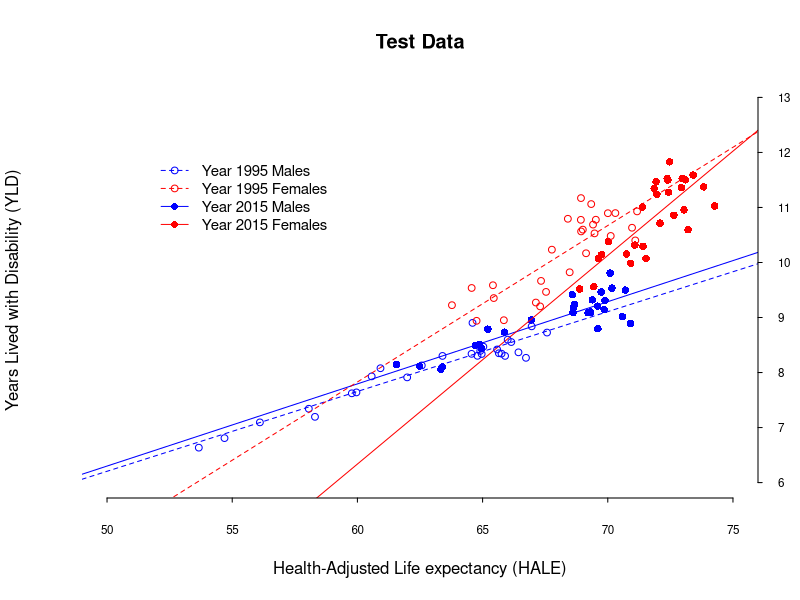

Generate this figure with R:
# Expansion of morbidity

#Years lived with disability (YLDs)
# Years of life lived with any short-term or long-term health loss.

# Healthy life expectancy, or health-adjusted life expectancy (HALE)
#The number of years that a person at a given age can expect to live in good health, 
# taking into account mortality and disability.

######################################################

library(data.table)
library(ggplot2)
library(car)

######################################################

# Raw Data
HALE.raw.data <- read.csv("./IHME-GBD_2015_DATA-7c514cb9-1/IHME-GBD_2015_DATA-7c514cb9-1.csv")
LE.raw.data <- read.csv("./IHME-GBD_2015_DATA-b8689aa2-1/IHME-GBD_2015_DATA-b8689aa2-1.csv")

head(LE.raw.data)
head(HALE.raw.data)

attach(LE.raw.data)
attach(HALE.raw.data)

DT.LE <- data.table(LE.raw.data)
DT.HALE <- data.table(HALE.raw.data)
DT.HALE

tables()

######################################################

# Tidy Data

(data.LE.1995.male <- DT.LE[DT.LE$year == "1995" & DT.LE$sex == "Male", ])
(data.HALE.1995.male <- DT.HALE[DT.HALE$year == "1995" & DT.HALE$sex == "Male", ])
(data.YLD.1995.male <- as.data.frame(data.LE.1995.male$val - data.HALE.1995.male$val))
(data.LE.2015.male <- DT.LE[DT.LE$year == "2015" & DT.LE$sex == "Male", ])
(data.HALE.2015.male <- DT.HALE[DT.HALE$year == "2015" & DT.HALE$sex == "Male", ])
(data.YLD.2015.male <- as.data.frame(data.LE.2015.male$val - data.HALE.2015.male$val))

data.LE.1995.female <- DT.LE[DT.LE$year == "1995" & DT.LE$sex == "Female", ]
data.HALE.1995.female <- DT.HALE[DT.HALE$year == "1995" & DT.HALE$sex == "Female", ]
data.YLD.1995.female <- as.data.frame(data.LE.1995.female$val - data.HALE.1995.female$val)
data.LE.2015.female <- DT.LE[DT.LE$year == "2015" & DT.LE$sex == "Female", ]
data.HALE.2015.female <- DT.HALE[DT.HALE$year == "2015" & DT.HALE$sex == "Female", ]
data.YLD.2015.female <- as.data.frame(data.LE.2015.female$val - data.HALE.2015.female$val)

tidy.data <- data.frame("HALE.M.95" = data.HALE.1995.male$val,
                        "YLD.M.95" = data.YLD.1995.male$`data.LE.1995.male$val - data.HALE.1995.male$val`,
                        "HALE.M.15" = data.HALE.2015.male$val,
                        "YLD.M.15" = data.YLD.2015.male$`data.LE.2015.male$val - data.HALE.2015.male$val`,
                        "HALE.F.95" = data.HALE.1995.female$val,
                        "YLD.F.95" = data.YLD.1995.female$`data.LE.1995.female$val - data.HALE.1995.female$val`,
                        "HALE.F.15" = data.HALE.2015.female$val,
                        "YLD.F.15" = data.YLD.2015.female$`data.LE.2015.female$val - data.HALE.2015.female$val`)
                        
tidy.data

# Saving Tidy Dataset to .csv file
write.csv(tidy.data, "TidyData.csv")


######################################################

# Training Data and Prediction
lm.fit.1995.male <- lm(data.YLD.1995.male$`data.LE.1995.male$val - data.HALE.1995.male$val` ~ data.HALE.1995.male$val)
summary(lm.fit.1995.male)
confint(lm.fit.1995.male)

lm.fit.1995.female <- lm(data.YLD.1995.female$`data.LE.1995.female$val - data.HALE.1995.female$val` ~ data.HALE.1995.female$val)
summary(lm.fit.1995.female)
confint(lm.fit.1995.female)


lm.fit.2015.male <- lm(data.YLD.2015.male$`data.LE.2015.male$val - data.HALE.2015.male$val` ~ data.HALE.2015.male$val)
summary(lm.fit.2015.male)
confint(lm.fit.2015.male)

lm.fit.2015.female <- lm(data.YLD.2015.female$`data.LE.2015.female$val - data.HALE.2015.female$val` ~ data.HALE.2015.female$val)
summary(lm.fit.2015.female)
confint(lm.fit.2015.female)

plot(data.HALE.2015.male$val, 
     data.YLD.2015.male$`data.LE.2015.male$val - data.HALE.2015.male$val`, 
     col="blue",
     cex=1,
     pch=16,
     xlim = c(50,75), 
     ylim=c(6, 13), 
     axes=F,
     main = "Test Data",
     xlab="Health-Adjusted Life expectancy (HALE)",
     ylab="Years Lived with Disability (YLD)")
abline(lm.fit.2015.male, col="blue", lty=1)

points(data.HALE.2015.female$val, 
       data.YLD.2015.female$`data.LE.2015.female$val - data.HALE.2015.female$val`, 
       col="red",
       cex=1,
       pch=16)
abline(lm.fit.2015.female, col="red", lty=1)

points(data.HALE.1995.male$val, 
       data.YLD.1995.male$`data.LE.1995.male$val - data.HALE.1995.male$val`, 
       col="blue",
       cex=.9,
       pch=1)
abline(lm.fit.1995.male, col="blue", lty=2)

points(data.HALE.1995.female$val, 
       data.YLD.1995.female$`data.LE.1995.female$val - data.HALE.1995.female$val`, 
       col="red",
       cex=.9,
       pch=1)
abline(lm.fit.1995.female, col="red", lty=2)

axis(1, col.axis="black", las=1, cex.axis=0.7, tck=-.01)
axis(4, col.axis="black", las=2, cex.axis=0.7, tck=-.01)

legend(52, 12,  
       c("Year 1995 Males", "Year 1995 Females", "Year 2015 Males", "Year 2015 Females"),
       pch=c(1,1,16,16),
       lty=c(2,2,1,1),
       cex=c(.9,.9,.9,.9),
       col=c("blue", "red","blue", "red"),
       bty = "n")
